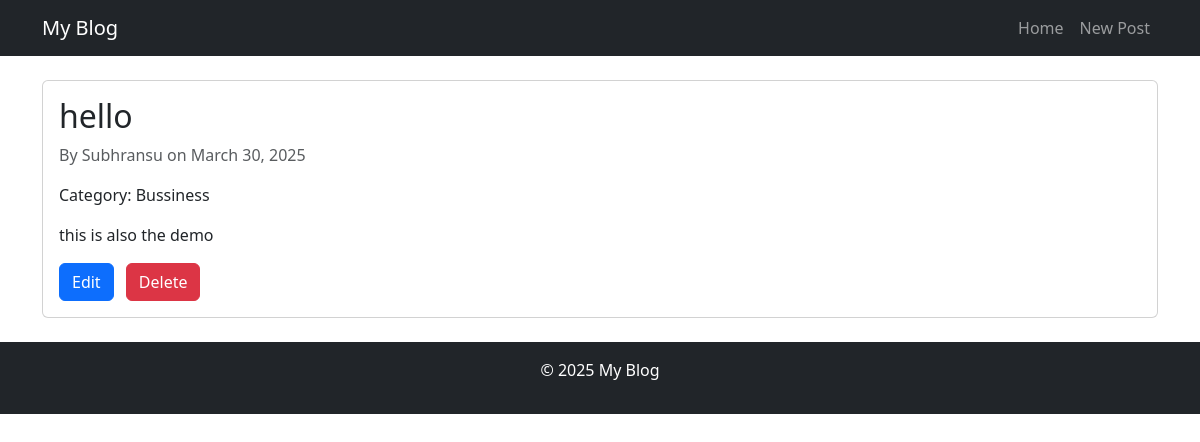
The app's page /post_details/10/ (signed in) with its own data.
### bloginterface/models.py (models this page shows, shortened)
class Post(models.Model):
    title = models.CharField(max_length= 200)
    content = models.TextField()
    author = models.ForeignKey(User, on_delete= models.CASCADE)
    category = models.ForeignKey(Category, on_delete= models.SET_NULL, null= True, blank=True)
    created_at = models.DateTimeField(auto_now_add= True)
    updated_at = models.DateTimeField(auto_now= True)
    published = models.BooleanField(default= False)

class Category(models.Model):
    name = models.CharField(max_length=100, unique= True)
    description = models.TextField(blank=True)

### bloginterface/views.py (the view)
# urls.py: path('post_details/<int:pk>/', post_details, name= 'post_details'),
@login_required
def post_details(request, pk):
    post = get_object_or_404(Post, pk= pk)
    return render(request, 'post_details.html', {'post': post})

### bloginterface/templates/post_details.html (shortened to what this page needs)
{% extends 'base.html' %}
{% block content %}
    <div class="row">
        <div class="col-12">
            <div class="card">
                <div class="card-body">
                    <h2 class="card-title">{{ post.title }}</h2>
                    <p class="card-text text-muted">By {{ post.author }} on {{ post.created_at|date:"F d, Y" }}</p>
                    {% if post.category %}
                        <p class="card-text">Category: {{ post.category.name }}</p>
                    {% endif %}
                    <p class="card-text">{{ post.content|linebreaks }}</p>
                     <div class="mt-3">
                        <a href="/post_edit/{{post.id}}" class="btn btn-primary me-2">Edit</a>
                        <a href="/post_delete/{{post.id}}" class="btn btn-danger">Delete</a>
                    </div>
                </div>
            </div>
        </div>
    </div>
{% endblock %}

### bloginterface/templates/base.html (style rules this page uses)
body { color: black; }

### records on screen
Post: title "hello", author "Subhransu", created_at "March 30, 2025", category.name "Bussiness", content "this is also the demo"
